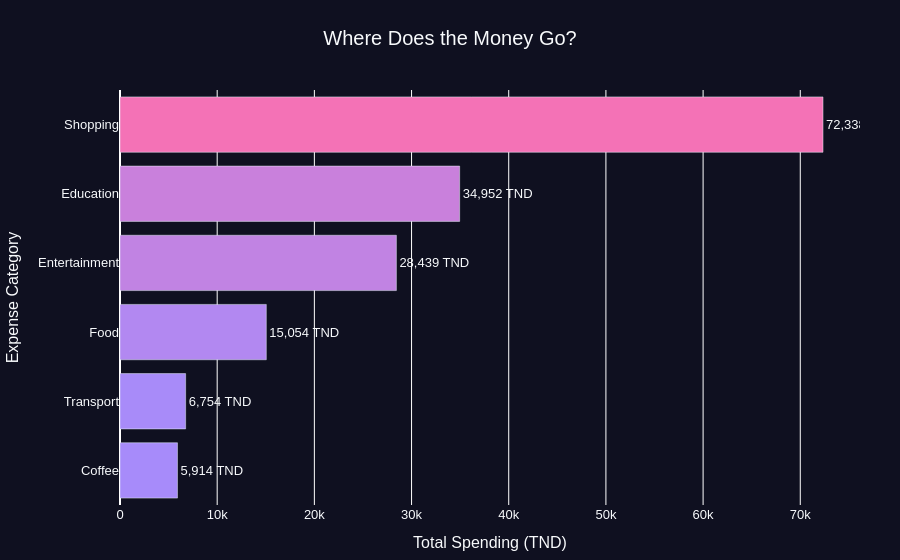

Notebook source saved alongside this figure:
### Code cell
fig1 = px.bar(
    category_spending,
    x="amount_tnd",
    y="category",
    orientation="h",
    text="amount_tnd",
    color="amount_tnd",
    color_continuous_scale=[
        COLORS["purple"],
        COLORS["pink"]
    ],
    labels={
        "amount_tnd": "Total Spending (TND)",
        "category": "Expense Category"
    }
)

fig1.update_traces(
    texttemplate="%{text:,.0f} TND",
    textposition="outside"
)

fig1.update_layout(
    coloraxis_showscale=False
)

fig1 = style_chart(
    fig1,
    "Where Does the Money Go?"
)

fig1.show()

### Figure 1 — Plotly figure (JSON) as saved in the notebook; plotly's stock layout.template omitted (floating-point values rounded to 4 significant figures)
{"data": [{"hovertemplate": "Total Spending (TND)=%{marker.color}<br>Expense Category=%{y}<extra></extra>", "legendgroup": "", "marker": {"color": [5914.0, 6754.0, 15050.0, 28440.0, 34950.0, 72340.0], "coloraxis": "coloraxis", "pattern": {"shape": ""}}, "name": "", "orientation": "h", "showlegend": false, "text": [5914.0, 6754.0, 15050.0, 28440.0, 34950.0, 72340.0], "textposition": "outside", "texttemplate": "%{text:,.0f} TND", "type": "bar", "x": [5914.0, 6754.0, 15050.0, 28440.0, 34950.0, 72340.0], "xaxis": "x", "y": ["Coffee", "Transport", "Food", "Entertainment", "Education", "Shopping"], "yaxis": "y"}], "layout": {"autosize": true, "barmode": "relative", "coloraxis": {"autocolorscale": false, "colorbar": {"title": {"text": "Total Spending (TND)"}}, "colorscale": [[0, "#A78BFA"], [1, "#F472B6"]], "showscale": false}, "font": {"color": "#F8FAFC", "family": "Arial", "size": 13}, "hovermode": "closest", "legend": {"tracegroupgap": 0}, "margin": {"b": 50, "l": 40, "r": 40, "t": 90}, "paper_bgcolor": "#0F1020", "plot_bgcolor": "#0F1020", "title": {"font": {"size": 20}, "text": "Where Does the Money Go?", "x": 0.5, "xanchor": "center"}, "xaxis": {"anchor": "y", "autorange": true, "domain": [0, 1], "range": [0, 76140.0], "title": {"text": "Total Spending (TND)"}, "type": "linear"}, "yaxis": {"anchor": "x", "autorange": true, "domain": [0, 1], "range": [-0.5, 5.5], "title": {"text": "Expense Category"}, "type": "category"}}}
